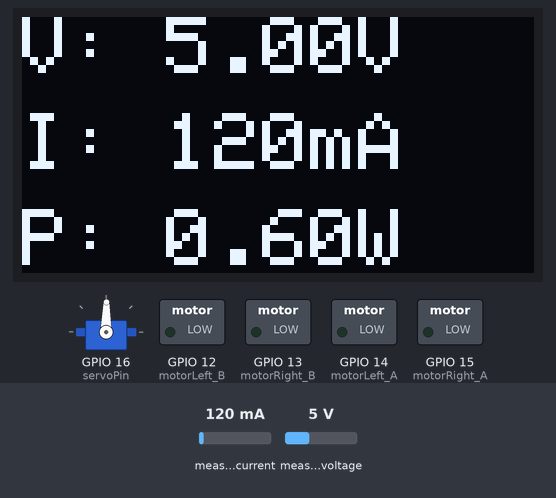
A sketch run on a simulated ESP32. Parts: servo, 128×64 one-colour display, switched loads named in the sketch (green lamp = pin HIGH). The test bench sets the inputs (shaded band); at power-on: measured current 120 mA, measured voltage 5 V. What the sketch prints to the serial monitor is not drawn.

Above: at 1.2 s.
1.3 s: measured current set to 40 mA
At 1.8 s:
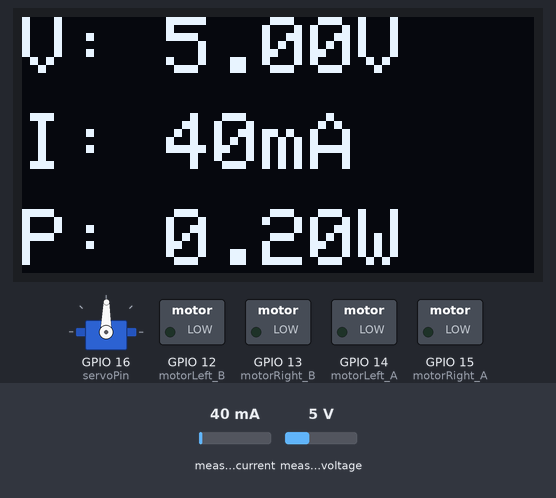
2.8 s: measured voltage set to 0.3 V
At 4.0 s:
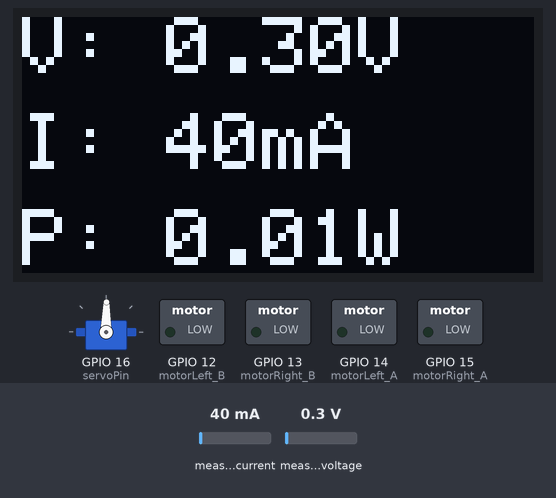
4.3 s: measured current set to 500 mA
At 5.3 s:
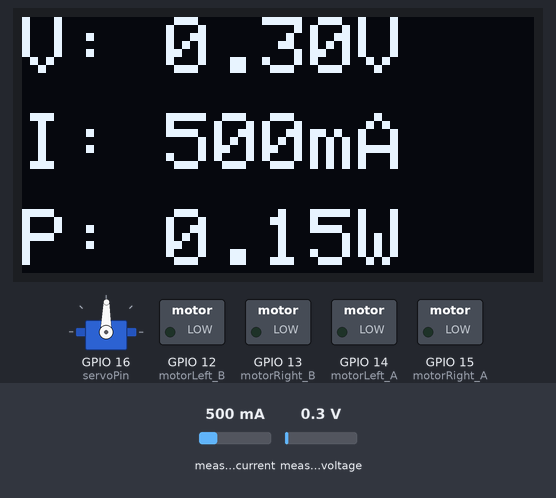
5.8 s: measured voltage set to 3.8 V
At 6.5 s:
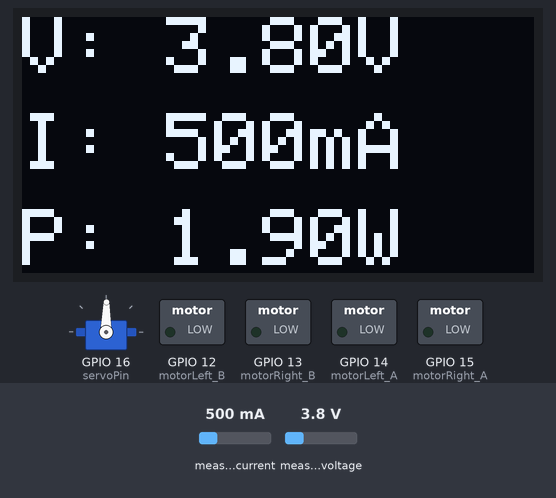
Timing chart, 0 to 8.3 s (numbered marks = the images above; inputs shaded):
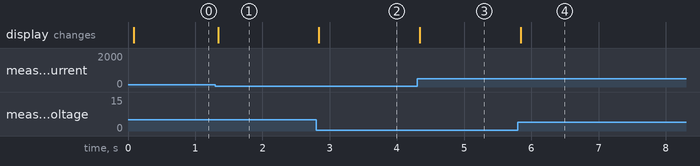

The sketch:

auto.ino
```cpp
#include <Wire.h>
#include <MPU6050.h>
#include <ESP32Servo.h>
#include <Adafruit_GFX.h>
#include <Adafruit_SSD1306.h>
#include <Adafruit_INA219.h>

MPU6050 mpu;
int light_sensor = 2;

Adafruit_INA219 ina219;

// screen
#define SCREEN_WIDTH 128  // OLED display width, in pixels
#define SCREEN_HEIGHT 64  // OLED display height, in pixels

const int motorLeft_A = 14;
const int motorLeft_B = 12;
const int motorRight_A = 15;
const int motorRight_B = 13;

Servo myservo;
const int servoPin = 16;

void Forward(int speed){
  analogWrite(motorLeft_A, speed);
  analogWrite(motorLeft_B, 0);
  analogWrite(motorRight_A, speed);
  analogWrite(motorRight_B, 0);
}

void Stop(){
  analogWrite(motorLeft_A, 0);
  analogWrite(motorLeft_B, 0);
  analogWrite(motorRight_A, 0);
  analogWrite(motorRight_B, 0);
}

int normal_speed = 80;
int max_speed = 100;
int min_speed = 60;
int set_servo = 89;

Adafruit_SSD1306 display(SCREEN_WIDTH, SCREEN_HEIGHT, &Wire, -1);
void start_screen(){
    if (!display.begin(SSD1306_SWITCHCAPVCC, 0x3C, false, false)) {
    Serial.println(F("SSD1306 allocation failed"));
    for (;;)
      ;  // Don't proceed, loop forever
  }
  display.clearDisplay();
  display.setTextSize(2);
  display.setTextColor(SSD1306_WHITE);
  display.setCursor(20, 20);  // Move cursor to x=0, y=20
  display.println("START");
  display.display();
}

void setup() {
  Serial.begin(115200);
  pinMode(0, INPUT_PULLUP);

  // Initialize I2C on SDA=5, SCL=4
  Wire.begin(5, 4);
  myservo.attach(servoPin);
  myservo.write(set_servo);

  Serial.println("Initializing MPU6050...");
  mpu.initialize();
  if (!ina219.begin()) {
    Serial.println("Failed to find INA219 chip!");
    while (1) { delay(10); }
  }
  Serial.println("INA219 connection successful!");

  // Check if the MPU6050 is connected
  if (mpu.testConnection()) {
    Serial.println("MPU6050 connection successful!");
  } else {
    Serial.println("MPU6050 connection failed!");
    while (1);
  }

  start_screen();
}

void show_data(float busVoltage, float current_mA, float power_mW){
  display.clearDisplay();
  display.setTextSize(2);
  display.setCursor(0, 0);  // initial position (X, Y)
  display.print("V: ");
  display.print(busVoltage, 2);
  display.println("V");

  // Display current
  display.setTextSize(2);
  display.setCursor(0, 24);
  display.print("I: ");
  display.print(current_mA, 0);
  display.println("mA");

  // Display power
  display.setTextSize(2);
  display.setCursor(0, 48);
  display.print("P: ");
  display.print(power_mW / 1000.0, 2);
  display.println("W");
  display.display();
}

bool is_run = false;

void loop() {
  float busVoltage = ina219.getBusVoltage_V();  // Voltage (V)
  float current_mA = ina219.getCurrent_mA();    // Current (mA)
  float power_mW = ina219.getPower_mW();        // Power (mW)
  show_data(busVoltage, current_mA, power_mW );

  if(digitalRead(0) == 0){
    is_run = !is_run;
    delay(300);
  }

  if (is_run){
    int16_t ax, ay, az;
    int16_t gx, gy, gz;
    int light_val = analogRead(light_sensor);

    // Read raw values
    mpu.getMotion6(&ax, &ay, &az, &gx, &gy, &gz);

    // Convert to acceleration in g and gyro in deg/s (approx)
    float accelX = ax / 16384.0;
    float accelY = ay / 16384.0;
    float accelZ = az / 16384.0;

    float gyroX = gx / 131.0;
    float gyroY = gy / 131.0;
    float gyroZ = gz / 131.0;

    int speed;
    if(light_val < 20){ speed = min_speed; }
    else if( accelX > 0.08 ) { speed = max_speed; }
    else if( accelX < -0.07 ) { speed = min_speed; }
    else { speed = normal_speed; }
    myservo.write(set_servo);
    Forward(speed = speed);
  }else{
    Stop();
  }

}

  // Serial.print("Light (LX): ");
  // Serial.print(light_val); Serial.print(", ");
  // Serial.print("Accel (g): ");
  // Serial.print(accelX); Serial.print(", ");
  // Serial.print(accelY); Serial.print(", ");
  // Serial.print(accelZ);
  // Serial.print(" | Gyro (°/s): ");
  // Serial.print(gyroX); Serial.print(", ");
  // Serial.print(gyroY); Serial.print(", ");
  // Serial.println(gyroZ);
```

Measured:
- after the input at 1.3 s, the display: changes at once (image 1)
- after the input at 2.8 s, the display: changes at once (image 2)
- after the input at 4.3 s, the display: changes at once (image 3)
- after the input at 5.8 s, the display: changes at once (image 4)
